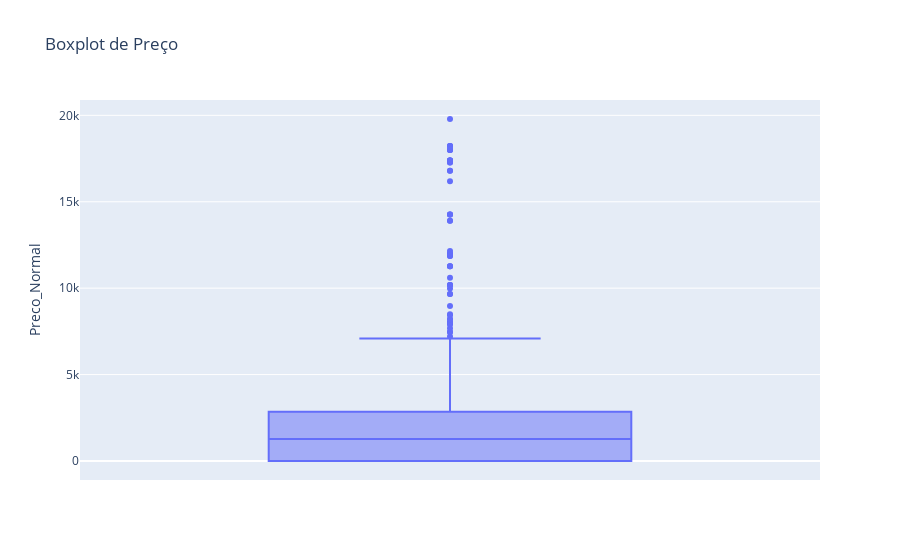

Notebook code cell kept with this figure:
### Markdown cell above
Dica: Para trazer apenas os dados da categoria que você deseja você pode usar o df.loc[df['Categoria'] == 'CATEGORIA ESCOLHIDA'

### Code cell
#Seu código aqui
# Criando o boxplot de idade
fig = px.box(df, y='Preco_Normal', title='Boxplot de Preço')

# Exibindo o gráfico
fig.show()

### Figure 1 — Plotly figure (JSON) as saved in the notebook; plotly's stock layout.template omitted (floating-point values rounded to 4 significant figures; data arrays with more than 128 entries replaced by an {"elided": "..."} marker saying what was removed)
{"data": [{"alignmentgroup": "True", "hovertemplate": "Preco_Normal=%{y}<extra></extra>", "legendgroup": "", "marker": {"color": "#636efa"}, "name": "", "notched": false, "offsetgroup": "", "orientation": "v", "showlegend": false, "type": "box", "x0": " ", "xaxis": "x", "y": {"elided": "1107 int values"}, "y0": " ", "yaxis": "y"}], "layout": {"autosize": true, "boxmode": "group", "legend": {"tracegroupgap": 0}, "title": {"text": "Boxplot de Preço"}, "xaxis": {"anchor": "y", "autorange": true, "domain": [0, 1], "range": [-0.5, 0.5], "type": "category"}, "yaxis": {"anchor": "x", "autorange": true, "domain": [0, 1], "range": [-1099.0, 20890.0], "title": {"text": "Preco_Normal"}, "type": "linear"}}}
